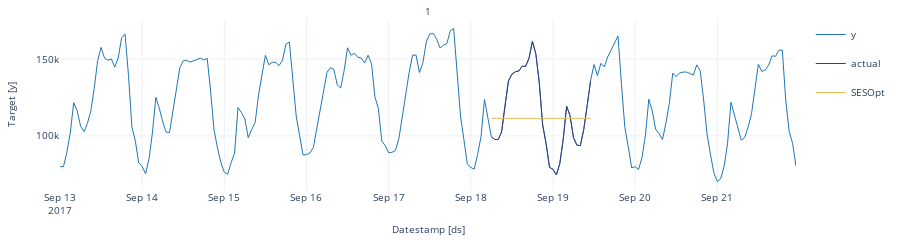
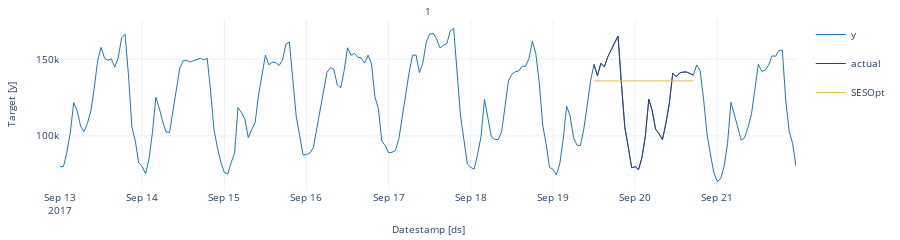
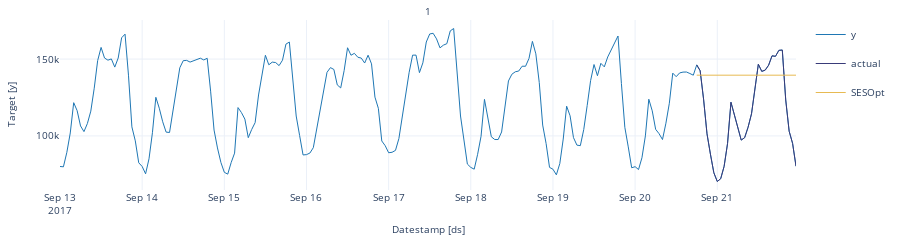

The notebook cell these images were saved under, in order:
### Code cell
cross_validation=crossvalidation_df.copy()
cross_validation.rename(columns = {'y' : 'actual'}, inplace = True) # rename actual values 

cutoff = cross_validation['cutoff'].unique()

for k in range(len(cutoff)): 
    cv = cross_validation[cross_validation['cutoff'] == cutoff[k]]
    StatsForecast.plot(df, cv.loc[:, cv.columns != 'cutoff'])

### Figure 1 — Plotly figure (JSON) as saved in the notebook; plotly's stock layout.template omitted (floating-point values rounded to 4 significant figures; data arrays with more than 128 entries replaced by an {"elided": "..."} marker saying what was removed)
{"data": [{"legendgroup": "y", "line": {"color": "#1f77b4", "width": 1}, "mode": "lines", "name": "y", "showlegend": true, "type": "scatter", "x": {"elided": "216 str values"}, "xaxis": "x", "y": {"elided": "216 int values"}, "yaxis": "y"}, {"legendgroup": "actual", "line": {"color": "#393b79", "width": 1}, "mode": "lines", "name": "actual", "showlegend": true, "type": "scatter", "x": ["2017-09-18T06:00:00", "2017-09-18T07:00:00", "2017-09-18T08:00:00", "2017-09-18T09:00:00", "2017-09-18T10:00:00", "2017-09-18T11:00:00", "2017-09-18T12:00:00", "2017-09-18T13:00:00", "2017-09-18T14:00:00", "2017-09-18T15:00:00", "2017-09-18T16:00:00", "2017-09-18T17:00:00", "2017-09-18T18:00:00", "2017-09-18T19:00:00", "2017-09-18T20:00:00", "2017-09-18T21:00:00", "2017-09-18T22:00:00", "2017-09-18T23:00:00", "2017-09-19T00:00:00", "2017-09-19T01:00:00", "2017-09-19T02:00:00", "2017-09-19T03:00:00", "2017-09-19T04:00:00", "2017-09-19T05:00:00", "2017-09-19T06:00:00", "2017-09-19T07:00:00", "2017-09-19T08:00:00", "2017-09-19T09:00:00", "2017-09-19T10:00:00", "2017-09-19T11:00:00"], "xaxis": "x", "y": [99440, 97655, 97655, 102565, 119930, 135755, 140120, 141730, 142220, 145360, 145335, 150410, 161520, 153415, 134720, 107065, 95045, 79515, 78335, 74670, 81990, 97950, 119345, 113115, 98880, 94000, 93660, 104185, 119750, 135990], "yaxis": "y"}, {"legendgroup": "SESOpt", "line": {"color": "#e7ba52", "width": 1}, "mode": "lines", "name": "SESOpt", "showlegend": true, "type": "scatter", "x": ["2017-09-18T06:00:00", "2017-09-18T07:00:00", "2017-09-18T08:00:00", "2017-09-18T09:00:00", "2017-09-18T10:00:00", "2017-09-18T11:00:00", "2017-09-18T12:00:00", "2017-09-18T13:00:00", "2017-09-18T14:00:00", "2017-09-18T15:00:00", "2017-09-18T16:00:00", "2017-09-18T17:00:00", "2017-09-18T18:00:00", "2017-09-18T19:00:00", "2017-09-18T20:00:00", "2017-09-18T21:00:00", "2017-09-18T22:00:00", "2017-09-18T23:00:00", "2017-09-19T00:00:00", "2017-09-19T01:00:00", "2017-09-19T02:00:00", "2017-09-19T03:00:00", "2017-09-19T04:00:00", "2017-09-19T05:00:00", "2017-09-19T06:00:00", "2017-09-19T07:00:00", "2017-09-19T08:00:00", "2017-09-19T09:00:00", "2017-09-19T10:00:00", "2017-09-19T11:00:00"], "xaxis": "x", "y": [111400.0, 111400.0, 111400.0, 111400.0, 111400.0, 111400.0, 111400.0, 111400.0, 111400.0, 111400.0, 111400.0, 111400.0, 111400.0, 111400.0, 111400.0, 111400.0, 111400.0, 111400.0, 111400.0, 111400.0, 111400.0, 111400.0, 111400.0, 111400.0, 111400.0, 111400.0, 111400.0, 111400.0, 111400.0, 111400.0], "yaxis": "y"}], "layout": {"annotations": [{"font": {"size": 10}, "showarrow": false, "text": "1", "x": 0.5, "xanchor": "center", "xref": "paper", "y": 1, "yanchor": "bottom", "yref": "paper"}, {"font": {"size": 10}, "showarrow": false, "text": "Datestamp [ds]", "x": 0.5, "xanchor": "center", "xref": "paper", "y": 0, "yanchor": "top", "yref": "paper", "yshift": -30}, {"font": {"size": 10}, "showarrow": false, "text": "Target [y]", "textangle": -90, "x": 0, "xanchor": "right", "xref": "paper", "xshift": -40, "y": 0.5, "yanchor": "middle", "yref": "paper"}], "autosize": true, "font": {"size": 10}, "height": 150, "margin": {"b": 50, "l": 60, "r": 10, "t": 20}, "xaxis": {"anchor": "y", "domain": [0, 1], "showticklabels": true, "visible": true}, "yaxis": {"anchor": "x", "domain": [0, 1]}}}

### Figure 2 — Plotly figure (JSON) as saved in the notebook; plotly's stock layout.template omitted (floating-point values rounded to 4 significant figures; data arrays with more than 128 entries replaced by an {"elided": "..."} marker saying what was removed)
{"data": [{"legendgroup": "y", "line": {"color": "#1f77b4", "width": 1}, "mode": "lines", "name": "y", "showlegend": true, "type": "scatter", "x": {"elided": "216 str values"}, "xaxis": "x", "y": {"elided": "216 int values"}, "yaxis": "y"}, {"legendgroup": "actual", "line": {"color": "#393b79", "width": 1}, "mode": "lines", "name": "actual", "showlegend": true, "type": "scatter", "x": ["2017-09-19T12:00:00", "2017-09-19T13:00:00", "2017-09-19T14:00:00", "2017-09-19T15:00:00", "2017-09-19T16:00:00", "2017-09-19T17:00:00", "2017-09-19T18:00:00", "2017-09-19T19:00:00", "2017-09-19T20:00:00", "2017-09-19T21:00:00", "2017-09-19T22:00:00", "2017-09-19T23:00:00", "2017-09-20T00:00:00", "2017-09-20T01:00:00", "2017-09-20T02:00:00", "2017-09-20T03:00:00", "2017-09-20T04:00:00", "2017-09-20T05:00:00", "2017-09-20T06:00:00", "2017-09-20T07:00:00", "2017-09-20T08:00:00", "2017-09-20T09:00:00", "2017-09-20T10:00:00", "2017-09-20T11:00:00", "2017-09-20T12:00:00", "2017-09-20T13:00:00", "2017-09-20T14:00:00", "2017-09-20T15:00:00", "2017-09-20T16:00:00", "2017-09-20T17:00:00"], "xaxis": "x", "y": [146455, 139165, 147225, 144935, 151370, 156080, 161385, 165010, 134090, 105585, 92855, 79270, 79980, 78110, 85785, 100010, 123880, 116335, 104290, 101440, 97635, 108265, 121250, 140850, 138555, 140990, 141525, 141590, 140610, 139515], "yaxis": "y"}, {"legendgroup": "SESOpt", "line": {"color": "#e7ba52", "width": 1}, "mode": "lines", "name": "SESOpt", "showlegend": true, "type": "scatter", "x": ["2017-09-19T12:00:00", "2017-09-19T13:00:00", "2017-09-19T14:00:00", "2017-09-19T15:00:00", "2017-09-19T16:00:00", "2017-09-19T17:00:00", "2017-09-19T18:00:00", "2017-09-19T19:00:00", "2017-09-19T20:00:00", "2017-09-19T21:00:00", "2017-09-19T22:00:00", "2017-09-19T23:00:00", "2017-09-20T00:00:00", "2017-09-20T01:00:00", "2017-09-20T02:00:00", "2017-09-20T03:00:00", "2017-09-20T04:00:00", "2017-09-20T05:00:00", "2017-09-20T06:00:00", "2017-09-20T07:00:00", "2017-09-20T08:00:00", "2017-09-20T09:00:00", "2017-09-20T10:00:00", "2017-09-20T11:00:00", "2017-09-20T12:00:00", "2017-09-20T13:00:00", "2017-09-20T14:00:00", "2017-09-20T15:00:00", "2017-09-20T16:00:00", "2017-09-20T17:00:00"], "xaxis": "x", "y": [135800.0, 135800.0, 135800.0, 135800.0, 135800.0, 135800.0, 135800.0, 135800.0, 135800.0, 135800.0, 135800.0, 135800.0, 135800.0, 135800.0, 135800.0, 135800.0, 135800.0, 135800.0, 135800.0, 135800.0, 135800.0, 135800.0, 135800.0, 135800.0, 135800.0, 135800.0, 135800.0, 135800.0, 135800.0, 135800.0], "yaxis": "y"}], "layout": {"annotations": [{"font": {"size": 10}, "showarrow": false, "text": "1", "x": 0.5, "xanchor": "center", "xref": "paper", "y": 1, "yanchor": "bottom", "yref": "paper"}, {"font": {"size": 10}, "showarrow": false, "text": "Datestamp [ds]", "x": 0.5, "xanchor": "center", "xref": "paper", "y": 0, "yanchor": "top", "yref": "paper", "yshift": -30}, {"font": {"size": 10}, "showarrow": false, "text": "Target [y]", "textangle": -90, "x": 0, "xanchor": "right", "xref": "paper", "xshift": -40, "y": 0.5, "yanchor": "middle", "yref": "paper"}], "autosize": true, "font": {"size": 10}, "height": 150, "margin": {"b": 50, "l": 60, "r": 10, "t": 20}, "xaxis": {"anchor": "y", "domain": [0, 1], "showticklabels": true, "visible": true}, "yaxis": {"anchor": "x", "domain": [0, 1]}}}

### Figure 3 — Plotly figure (JSON) as saved in the notebook; plotly's stock layout.template omitted (floating-point values rounded to 4 significant figures; data arrays with more than 128 entries replaced by an {"elided": "..."} marker saying what was removed)
{"data": [{"legendgroup": "y", "line": {"color": "#1f77b4", "width": 1}, "mode": "lines", "name": "y", "showlegend": true, "type": "scatter", "x": {"elided": "216 str values"}, "xaxis": "x", "y": {"elided": "216 int values"}, "yaxis": "y"}, {"legendgroup": "actual", "line": {"color": "#393b79", "width": 1}, "mode": "lines", "name": "actual", "showlegend": true, "type": "scatter", "x": ["2017-09-20T18:00:00", "2017-09-20T19:00:00", "2017-09-20T20:00:00", "2017-09-20T21:00:00", "2017-09-20T22:00:00", "2017-09-20T23:00:00", "2017-09-21T00:00:00", "2017-09-21T01:00:00", "2017-09-21T02:00:00", "2017-09-21T03:00:00", "2017-09-21T04:00:00", "2017-09-21T05:00:00", "2017-09-21T06:00:00", "2017-09-21T07:00:00", "2017-09-21T08:00:00", "2017-09-21T09:00:00", "2017-09-21T10:00:00", "2017-09-21T11:00:00", "2017-09-21T12:00:00", "2017-09-21T13:00:00", "2017-09-21T14:00:00", "2017-09-21T15:00:00", "2017-09-21T16:00:00", "2017-09-21T17:00:00", "2017-09-21T18:00:00", "2017-09-21T19:00:00", "2017-09-21T20:00:00", "2017-09-21T21:00:00", "2017-09-21T22:00:00", "2017-09-21T23:00:00"], "xaxis": "x", "y": [146215, 142425, 123945, 101360, 88170, 76050, 70335, 72150, 80195, 94945, 121910, 113950, 106495, 97290, 98860, 105635, 114380, 132335, 146630, 141995, 142815, 146020, 152120, 151790, 155665, 155890, 123395, 103080, 95155, 80285], "yaxis": "y"}, {"legendgroup": "SESOpt", "line": {"color": "#e7ba52", "width": 1}, "mode": "lines", "name": "SESOpt", "showlegend": true, "type": "scatter", "x": ["2017-09-20T18:00:00", "2017-09-20T19:00:00", "2017-09-20T20:00:00", "2017-09-20T21:00:00", "2017-09-20T22:00:00", "2017-09-20T23:00:00", "2017-09-21T00:00:00", "2017-09-21T01:00:00", "2017-09-21T02:00:00", "2017-09-21T03:00:00", "2017-09-21T04:00:00", "2017-09-21T05:00:00", "2017-09-21T06:00:00", "2017-09-21T07:00:00", "2017-09-21T08:00:00", "2017-09-21T09:00:00", "2017-09-21T10:00:00", "2017-09-21T11:00:00", "2017-09-21T12:00:00", "2017-09-21T13:00:00", "2017-09-21T14:00:00", "2017-09-21T15:00:00", "2017-09-21T16:00:00", "2017-09-21T17:00:00", "2017-09-21T18:00:00", "2017-09-21T19:00:00", "2017-09-21T20:00:00", "2017-09-21T21:00:00", "2017-09-21T22:00:00", "2017-09-21T23:00:00"], "xaxis": "x", "y": [139500.0, 139500.0, 139500.0, 139500.0, 139500.0, 139500.0, 139500.0, 139500.0, 139500.0, 139500.0, 139500.0, 139500.0, 139500.0, 139500.0, 139500.0, 139500.0, 139500.0, 139500.0, 139500.0, 139500.0, 139500.0, 139500.0, 139500.0, 139500.0, 139500.0, 139500.0, 139500.0, 139500.0, 139500.0, 139500.0], "yaxis": "y"}], "layout": {"annotations": [{"font": {"size": 10}, "showarrow": false, "text": "1", "x": 0.5, "xanchor": "center", "xref": "paper", "y": 1, "yanchor": "bottom", "yref": "paper"}, {"font": {"size": 10}, "showarrow": false, "text": "Datestamp [ds]", "x": 0.5, "xanchor": "center", "xref": "paper", "y": 0, "yanchor": "top", "yref": "paper", "yshift": -30}, {"font": {"size": 10}, "showarrow": false, "text": "Target [y]", "textangle": -90, "x": 0, "xanchor": "right", "xref": "paper", "xshift": -40, "y": 0.5, "yanchor": "middle", "yref": "paper"}], "autosize": true, "font": {"size": 10}, "height": 150, "margin": {"b": 50, "l": 60, "r": 10, "t": 20}, "xaxis": {"anchor": "y", "domain": [0, 1], "showticklabels": true, "visible": true}, "yaxis": {"anchor": "x", "domain": [0, 1]}}}
